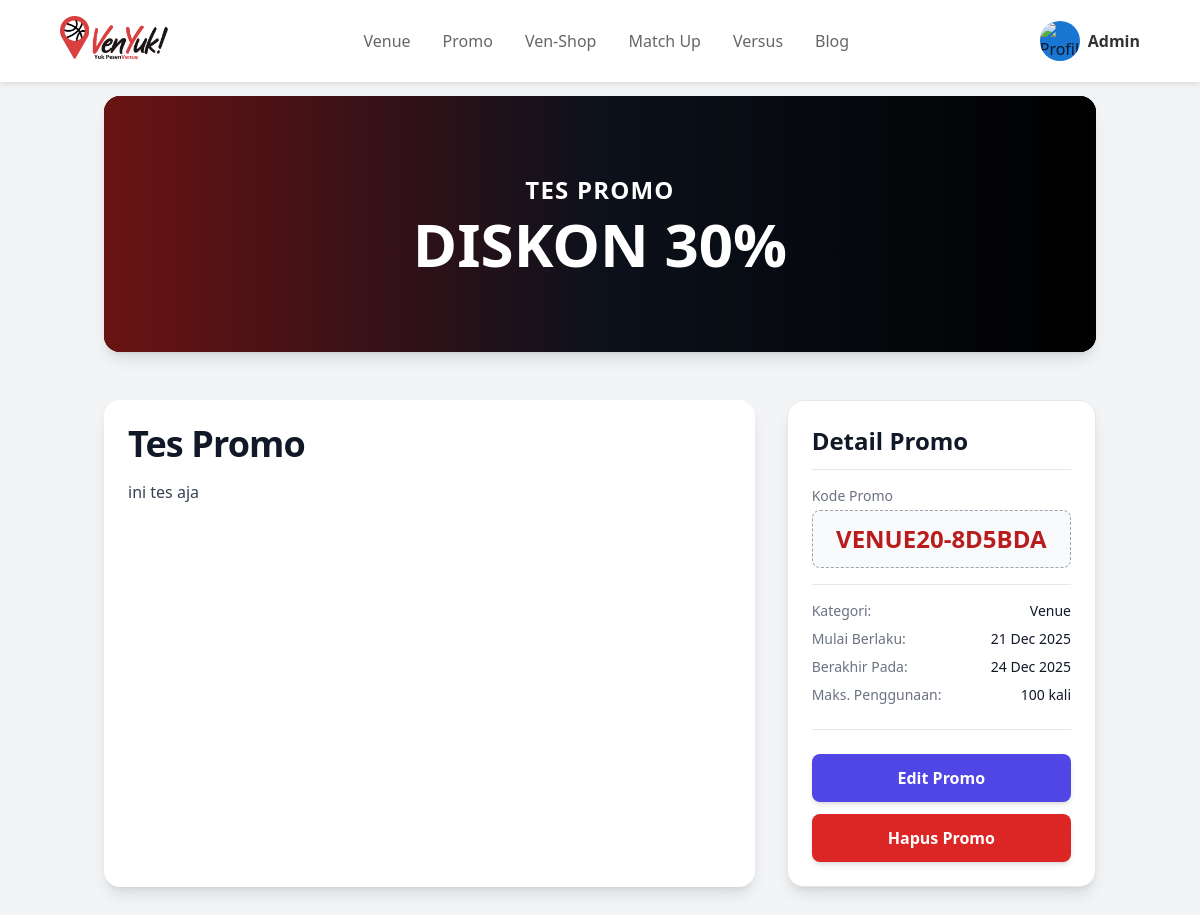
Page /promo/VENUE20-8D5BDA/ (signed in) on the committed database.
### promo/models.py (models this page shows, shortened)
class Promo(models.Model):
    CATEGORY_CHOICES = [
        ('shop', 'Shop'),
        ('venue', 'Venue'),
    ]
    title = models.CharField(max_length=200, help_text="Judul promo, cth: Promo Spesial Kemerdekaan")
    description = models.TextField(help_text="Deskripsi lengkap promo")
    amount_discount = models.PositiveSmallIntegerField(help_text="Besar diskon dalam persentase (cth: 20 untuk 20%)")
    code = models.CharField(
        max_length=50,
        unique=True,
        blank=True,
        editable=False,
        help_text="Kode promo unik (dibuat otomatis)"
    )
    category = models.CharField(max_length=10, choices=CATEGORY_CHOICES, default='venue')
    max_uses = models.PositiveIntegerField(default=100, help_text="Berapa kali promo ini bisa digunakan")
    start_date = models.DateField(default=timezone.now, help_text="Tanggal promo mulai aktif")
    end_date = models.DateField(help_text="Tanggal promo berakhir")
    is_active = models.BooleanField(default=True, help_text="Centang jika promo ini aktif dan bisa dilihat publik")
    created_at = models.DateTimeField(auto_now_add=True)
    updated_at = models.DateTimeField(auto_now=True)

### promo/views.py (the view)
# urls.py: path('<str:code>/', views.promo_detail_view, name='promo_detail'),
def promo_detail_view(request, code):
    promo_instance = get_object_or_404(Promo, code=code)
    today = timezone.localdate()
    if not promo_instance.is_active or promo_instance.start_date > today or promo_instance.end_date < today:
        if not request.user.is_superuser:
            raise Http404("Promo tidak ditemukan atau sudah berakhir.")
    context = {
        'page_title': f'Detail: {promo_instance.title}',
        'promo': promo_instance
    }
    return render(request, 'promo/promo_detail.html', context)

### promo/templates/promo/promo_detail.html (shortened to what this page needs)
{% extends "base.html" %}
{% load static %}
{% block content %}
<div class="bg-gray-100 text-gray-900 min-h-screen">
  {% include "navbar.html" %}
  <div class="container mx-auto max-w-5xl px-4 py-8 pt-24">
    <div
      class="relative h-64 w-full overflow-hidden rounded-2xl bg-gray-900 shadow-lg"
    >
      <div
        class="absolute inset-0 z-0 bg-gradient-to-r from-red-800 via-gray-900 to-black"
      ></div>
      <div class="absolute inset-0 z-0 bg-black bg-opacity-30"></div>
      <div
        class="absolute inset-0 z-10 flex flex-col items-center justify-center p-4 text-center text-white"
      >
        <h3
          class="max-w-md truncate text-2xl font-semibold uppercase tracking-wider"
          title="{{ promo.title }}"
        >
          {{ promo.title }}
        </h3>
        <h2 class="mt-2 text-5xl font-extrabold md:text-6xl">
          DISKON {{ promo.amount_discount }}%
        </h2>
      </div>
    </div>
    <div class="mt-12 grid grid-cols-1 gap-8 md:grid-cols-3">
      <div class="md:col-span-2 rounded-2xl bg-white p-6 shadow-lg">
        <h2 class="mb-4 text-4xl font-bold tracking-tight text-gray-900">
          {{ promo.title }}
        </h2>
        <div
          class="prose prose-lg max-w-none text-gray-700"
        >
          {{ promo.description|safe }}
        </div>
      </div>
      <div class="md:col-span-1">
        <div
          class="sticky top-24 rounded-2xl border border-gray-200 bg-white p-6 shadow-lg"
        >
          <h3
            class="mb-4 border-b border-gray-200 pb-3 text-2xl font-semibold text-gray-900"
          >
            Detail Promo
          </h3>
          <div classs="mb-4">
            <p class="text-sm font-medium text-gray-500">Kode Promo</p>
            <p
              class="mt-1 w-full rounded-lg border border-dashed border-gray-400 bg-gray-50 p-3 text-center text-2xl font-bold text-red-700"
            >
              {{ promo.code }}
            </p>
          </div>
          <dl class="mt-4 space-y-2 border-t border-gray-200 pt-4">
            <div class="flex justify-between text-sm">
              <dt class="text-gray-500">Kategori:</dt>
              <dd class="font-medium text-gray-900">{{ promo.get_category_display }}</dd>
            </div>
            <div class="flex justify-between text-sm">
              <dt class="text-gray-500">Mulai Berlaku:</dt>
              <dd class="font-medium text-gray-900">{{ promo.start_date|date:"d M Y" }}</dd>
            </div>
            <div class="flex justify-between text-sm">
              <dt class="text-gray-500">Berakhir Pada:</dt>
              <dd class="font-medium text-gray-900">{{ promo.end_date|date:"d M Y" }}</dd>
            </div>
            <div class="flex justify-between text-sm">
              <dt class="text-gray-500">Maks. Penggunaan:</dt>
              <dd class="font-medium text-gray-900">{{ promo.max_uses }} kali</dd>
            </div>
          </dl>
          {% if user.is_staff %}
          <div class="mt-6 border-t border-gray-200 pt-6">
            <a
              href="{% url 'promo:promo_update' code=promo.code %}"
              class="block w-full rounded-lg bg-indigo-600 px-4 py-3 text-center font-bold text-white shadow-md transition duration-200 hover:bg-indigo-700"
              >Edit Promo</a
            >
            <form
              action="{% url 'promo:promo_delete' code=promo.code %}"
              method="post"
              class="mt-3"
            >
              <button
                type="submit"
                class="block w-full rounded-lg bg-red-600 px-4 py-3 text-center font-bold text-white shadow-md transition duration-200 hover:bg-red-700"
                onclick="return confirm('Apakah Anda yakin ingin menghapus promo ini? Ini tidak dapat dibatalkan.');"
              >
                Hapus Promo
              </button>
            </form>
          </div>
          {% endif %}
        </div>
      </div>
    </div>
  </div>
</div>
{% endblock content %}

### templates/navbar.html (shortened to what this page needs)
{% load static %}
<nav class="navbar">
    <a href="/" class="logo">
        <img src="{% static 'images/logo_venyuk.png' %}" alt="Logo Venyuk">
    </a>
    <ul class="nav-links">
        <li><a href="{% url 'venue:home_section' %}">Venue</a></li>
        <li><a href="{% url 'promo:promo_list' %}">Promo</a></li>
        <li><a href="{% url 'ven_shop:show_main' %}">Ven-Shop</a></li>
        <li><a href="{% url 'match_up:show_matches' %}">Match Up</a></li>
        <li><a href="{% url 'versus:list' %}">Versus</a></li>
        <li><a href="{% url 'blog:show_blogmain' %}">Blog</a></li>
    </ul>
    {% if user.is_authenticated %}
        <div class="profile-container">
            <div class="profile-info" id="profile-toggle">
                <img src="{% static 'images/profile_icon.png' %}" alt="Profile" class="profile-icon">
                <span class="nickname">{{ user.username }}</span>
            </div>
        </div>
    {% else %}
        <a href="{% url 'authenticate:login' %}" class="btn-masuk">MASUK</a>
    {% endif %}
</nav>

### templates/navbar.html (style rules this page uses)
.navbar { background-color: white; padding: 1rem 5%; display: flex; justify-content: space-between; align-items: center; box-shadow: 0 2px 5px rgba(0, 0, 0, 0.1); position: fixed; top: 0; left: 0; width: 100%; z-index: 1000; }
.logo { display: flex; align-items: center; height: 50px; }
.logo img { height: 100%; width: auto; object-fit: contain; }
.nav-links { display: flex; gap: 2rem; list-style: none; align-items: center; margin: 0; padding: 0; }
.nav-links a { text-decoration: none; color: #666; transition: color 0.3s; }
.profile-container { position: relative; display: flex; align-items: center; cursor: pointer; }
.profile-info { display: flex; align-items: center; gap: 8px; }
.profile-icon { width: 40px; height: 40px; border-radius: 50%; background-color: #1976D2; object-fit: cover; }
.nickname { font-weight: 600; color: #333; }

### rows in the picture
Promo: title "TES PROMO", amount_discount "30", title "Tes Promo", description "ini tes aja", code "VENUE20-8D5BDA", category "Venue", start_date "21 Dec 2025", end_date "24 Dec 2025", max_uses "100"

### other values in the picture
{{ user.username }} "Admin"
